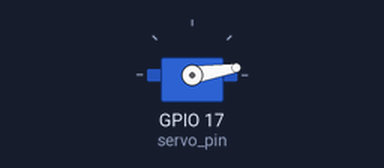
Bench run of a program on a simulated Raspberry Pi (BCM pin numbers). Shown: servo. Servo angles are drawn from the pulse width (0.5 ms = 0°, 2.5 ms = 180°). At 30.0 s the program stops and its outputs stay as they are.

Above: at 0.1 s.
At 9.1 s:
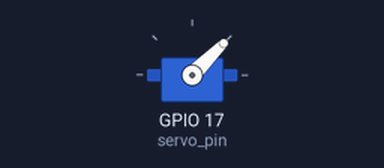
At 15.1 s:
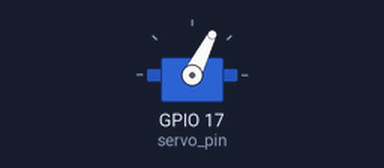
At 24.1 s:
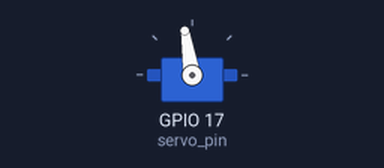
Timing chart, 0 to 25.6 s (numbered marks = the images above):
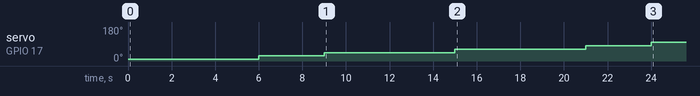

The program:

servoClassExample.py
```python
#!/usr/bin/python3
"""
Designed by R. Chiu for the embeded system lecture.
(r)2023  Universidad de Guadalajara MX
All the code comments where gerenerated automatically by chatGPT 3.5
"""
from servoClass import ServoClass  # Import the ServoClass from your module
import RPi.GPIO as GPIO
import time
try:
    servo_pin = 17  # Replace with the actual GPIO pin number for the servo
    pwm_freq = 50   # PWM frequency (default is 50 Hz)

    servo_motor = ServoClass(servo_pin, pwm_freq)
    angle = 20
    for i in range(10):
        #angle = int(input("Enter an angle (0 to 180 degrees): "))
        #if 0 <= angle <= 180:
        servo_motor.setAngle(angle)
        #else:
        #    print("Invalid angle. Angle should be between 0 and 180 degrees.")
        angle += 10
        time.sleep(2)
except KeyboardInterrupt:
    print("Control of servo motor stopped by the user.")
finally:
    servo_motor.cleanup()
```

servoClass.py
```python
#!/usr/bin/python3
"""
Designed by R. Chiu for the embeded system lecture.
(r)2023  Universidad de Guadalajara MX
All the code comments where gerenerated automatically by chatGPT 3.5
"""
import RPi.GPIO as GPIO
import time

class ServoClass:
    def __init__(self, servo_pin, pwm_freq=50):
        # Initialize the servo motor with a GPIO pin and PWM frequency
        self.servo_pin = servo_pin
        self.pwm_freq = pwm_freq
        GPIO.setmode(GPIO.BCM)
        GPIO.setup(self.servo_pin, GPIO.OUT)
        self.servo = GPIO.PWM(self.servo_pin, self.pwm_freq)

    def setAngle(self, angle):
        # Set the servo motor's position based on the desired angle
        try:
            # Calculate PWM duty cycle for the given angle
            duty_cycle = int((angle -1)*(13-2)/(180-1)+2)
            self.servo.start(0)
            self.servo.ChangeDutyCycle(duty_cycle)
            time.sleep(1)  # Wait for 1 second
        except KeyboardInterrupt:
            pass
    def cleanup(self):
        # Clean up and release the GPIO resources
        self.servo.stop()
        GPIO.cleanup()
```
